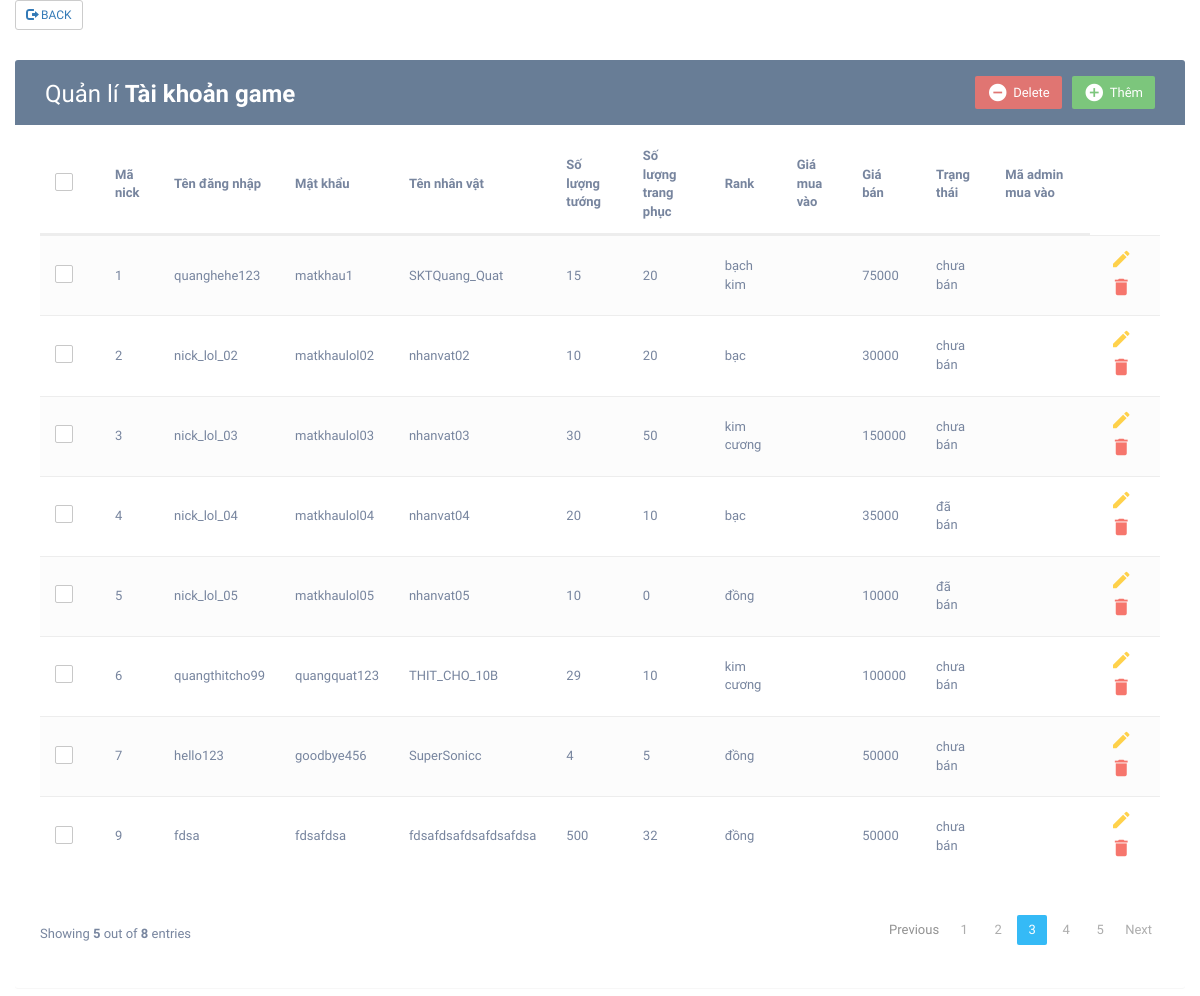
The page /vidu/vidutaikhoangame.php on the database its author committed.
### tables this page shows
CREATE TABLE `acc_lol_chitiet` (
  `id_nick_lol` int(11) NOT NULL,
  `ten_dang_nhap` varchar(50) NOT NULL,
  `mat_khau` varchar(50) NOT NULL,
  `ten_nhan_vat` varchar(50) NOT NULL,
  `so_luong_tuong` int(11) NOT NULL,
  `so_luong_trang_phuc` int(11) NOT NULL,
  `rank` varchar(50) NOT NULL,
  `gia_ban` int(11) NOT NULL,
  `trang_thai` varchar(50) NOT NULL
);

### vidu/vidutaikhoangame.php (the view, shortened to what this page needs)
<!DOCTYPE html>
<html lang="en">
<head>
	<link rel="stylesheet" href="https://maxcdn.bootstrapcdn.com/font-awesome/4.7.0/css/font-awesome.min.css">
	<link rel="stylesheet" href="https://maxcdn.bootstrapcdn.com/bootstrap/3.3.7/css/bootstrap.min.css">
	<link rel="stylesheet" type="text/css" href="vidutaikhoangame.css">
</head>
<body>
	<div class="container-fluid">
		<button type="button" class="btn btn-default btn-sm" >
			<a href="http://localhost/btl_CSDL/login.php"><span class="glyphicon glyphicon-log-out"></span> BACK </a>
		</button>
		<div class="table-wrapper">
			<div class="table-title">
				<div class="row">
					<div class="col-md-6">
						<h2>Quản lí <b>Tài khoản game</b></h2>
					</div>
					<div class="col-md-6">
						<a href="#addEmployeeModal" class="btn btn-success" data-toggle="modal"><i class="material-icons">&#xE147;</i> <span>Thêm</span></a>
						<a href="#deleteEmployeeModal" class="btn btn-danger" data-toggle="modal"><i class="material-icons">&#xE15C;</i> <span>Delete</span></a>
					</div>
				</div>
			</div>
			<table class="table table-striped table-hover clearfix">
				<?php
				$con = mysqli_connect('127.0.0.1','root','','quanlyacclienminh')
				or die ('Không thể kết nối tới database');
                mysqli_set_charset($con, 'UTF8');
				$sql = "SELECT * FROM acc_lol_chitiet";
				$result = mysqli_query($con,$sql);
				$num_rows = mysqli_num_rows($result);
				?>
				<thead>
					<tr>
						<th>
							<span class="custom-checkbox">
								<label for="selectAll"></label>
							</span>
						</th>
						<th>Mã nick</th>
						<th>Tên đăng nhập</th>
						<th>Mật khẩu</th>
						<th>Tên nhân vật</th>
						<th>Số lượng tướng</th>
                        <th>Số lượng trang phục</th>
						<th>Rank</th>
                        <th>Giá mua vào</th>
                        <th>Giá bán</th>
                        <th>Trạng thái</th>
                        <th>Mã admin mua vào    </th>
					</tr>
				</thead>
				<tbody>
					<?php
					if ($num_rows > 0 ) {
						while($row = mysqli_fetch_array($result) ) {
						?>
						<tr>
							<td>
								<span class="custom-checkbox">
									<label for="checkbox1"></label>
								</span>
							</td>
							<td><?php echo $row['id_nick_lol']; ?></td>
							<td><?php echo $row['ten_dang_nhap']; ?></td>
							<td><?php echo $row['mat_khau']; ?></td>
							<td><?php echo $row['ten_nhan_vat']; ?></td>
							<td><?php echo $row['so_luong_tuong']; ?></td>
							<td><?php echo $row['so_luong_trang_phuc']; ?></td>
                            <td><?php echo $row['rank']; ?></td>
                            <td><?php echo $row['gia_mua_vao']; ?></td>
                            <td><?php echo $row['gia_ban']; ?></td>
                            <td><?php echo $row['trang_thai']; ?></td>
                            <td><?php echo $row['id_admin_mua_vao']; ?></td>
							<td>
								<a href="#editEmployeeModal" class="edit" data-toggle="modal"><i class="material-icons" data-toggle="tooltip" title="Edit">&#xE254;</i></a>
								<a href="#deleteEmployeeModal" class="delete" data-toggle="modal"><i class="material-icons" data-toggle="tooltip" title="Delete">&#xE872;</i></a>
							</td>
						</tr>
						<?php
					}
				}
				?>
                </tbody>
            </table>
            <div class="clearfix">
            	<div class="hint-text"><?php echo "Showing <b>5</b> out of <b>$num_rows</b> entries"; ?></div>
            	<ul class="pagination">
            		<li class="page-item disabled"><a href="#">Previous</a></li>
            		<li class="page-item"><a href="#" class="page-link">1</a></li>
            		<li class="page-item"><a href="#" class="page-link">2</a></li>
            		<li class="page-item active"><a href="#" class="page-link">3</a></li>
            		<li class="page-item"><a href="#" class="page-link">4</a></li>
            		<li class="page-item"><a href="#" class="page-link">5</a></li>
            		<li class="page-item"><a href="#" class="page-link">Next</a></li>
            	</ul>
            </div>
        </div>
    </div>
</body>
</html>

### vidu/vidutaikhoangame.css (style rules this page uses)
body { color: #566787; background-image: url('https://images.alphacoders.com/644/644439.jpg'); background-size: cover; font-family: 'Varela Round', sans-serif; font-size: 13px; word-wrap: break-word; }
.clearfix:after { content: "."; visibility: hidden; display: block; clear: both; }
.table-wrapper { background: #fff; padding: 20px 25px; margin: 30px 0; border-radius: 3px; box-shadow: 0 1px 1px rgba(0,0,0,.05); opacity: 0.8; }
.table-title { padding-bottom: 15px; background: #435d7d; color: #fff; padding: 16px 30px; margin: -20px -25px 10px; border-radius: 3px 3px 0 0; }
.table-title h2 { margin: 5px 0 0; font-size: 24px; }
.table-title .btn { color: #fff; float: right; font-size: 13px; border: none; min-width: 50px; border-radius: 2px; border: none; outline: none !important; margin-left: 10px; }
.table-title .btn i { float: left; font-size: 21px; margin-right: 5px; }
.table-title .btn span { float: left; margin-top: 2px; }
table.table tr th, table.table tr td { border-color: #e9e9e9; padding: 12px 15px; vertical-align: middle; }
table.table tr th:first-child { width: 60px; }
table.table tr th:last-child { width: 100px; }
table.table-striped tbody tr:nth-of-type(odd) { background-color: #fcfcfc; }
table.table td:last-child i { opacity: 0.9; font-size: 22px; margin: 0 5px; }
table.table td a { font-weight: bold; color: #566787; display: inline-block; text-decoration: none; outline: none !important; }
table.table td a.edit { color: #FFC107; }
table.table td a.delete { color: #F44336; }
table.table td i { font-size: 19px; }
.pagination { float: right; margin: 0 0 5px; }
.pagination li a { border: none; font-size: 13px; min-width: 30px; min-height: 30px; color: #999; margin: 0 2px; line-height: 30px; border-radius: 2px !important; text-align: center; padding: 0 6px; }
.pagination li.active a, .pagination li.active a.page-link { background: #03A9F4; }
.hint-text { float: left; margin-top: 10px; font-size: 13px; }
.custom-checkbox { position: relative; }
.custom-checkbox label:before { width: 18px; height: 18px; }
.custom-checkbox label:before { content: ''; margin-right: 10px; display: inline-block; vertical-align: text-top; background: white; border: 1px solid #bbb; border-radius: 2px; box-sizing: border-box; z-index: 2; }

### rows shown on the page
acc_lol_chitiet: id_nick_lol "1", ten_dang_nhap "quanghehe123", mat_khau "matkhau1", ten_nhan_vat "SKTQuang_Quat", so_luong_tuong "15", so_luong_trang_phuc "20", rank "bạch kim", gia_ban "75000", trang_thai "chưa bán"
acc_lol_chitiet: id_nick_lol "2", ten_dang_nhap "nick_lol_02", mat_khau "matkhaulol02", ten_nhan_vat "nhanvat02", so_luong_tuong "10", so_luong_trang_phuc "20", rank "bạc", gia_ban "30000", trang_thai "chưa bán"
acc_lol_chitiet: id_nick_lol "3", ten_dang_nhap "nick_lol_03", mat_khau "matkhaulol03", ten_nhan_vat "nhanvat03", so_luong_tuong "30", so_luong_trang_phuc "50", rank "kim cương", gia_ban "150000", trang_thai "chưa bán"
acc_lol_chitiet: id_nick_lol "4", ten_dang_nhap "nick_lol_04", mat_khau "matkhaulol04", ten_nhan_vat "nhanvat04", so_luong_tuong "20", so_luong_trang_phuc "10", rank "bạc", gia_ban "35000", trang_thai "đã bán"
acc_lol_chitiet: id_nick_lol "5", ten_dang_nhap "nick_lol_05", mat_khau "matkhaulol05", ten_nhan_vat "nhanvat05", so_luong_tuong "10", so_luong_trang_phuc "0", rank "đồng", gia_ban "10000", trang_thai "đã bán"
acc_lol_chitiet: id_nick_lol "6", ten_dang_nhap "quangthitcho99", mat_khau "quangquat123", ten_nhan_vat "THIT_CHO_10B", so_luong_tuong "29", so_luong_trang_phuc "10", rank "kim cương", gia_ban "100000", trang_thai "chưa bán"
acc_lol_chitiet: id_nick_lol "7", ten_dang_nhap "hello123", mat_khau "goodbye456", ten_nhan_vat "SuperSonicc", so_luong_tuong "4", so_luong_trang_phuc "5", rank "đồng", gia_ban "50000", trang_thai "chưa bán"
acc_lol_chitiet: id_nick_lol "9", ten_dang_nhap "fdsa", mat_khau "fdsafdsa", ten_nhan_vat "fdsafdsafdsafdsafdsa", so_luong_tuong "500", so_luong_trang_phuc "32", rank "đồng", gia_ban "50000", trang_thai "chưa bán"

### other values the page prints
$num_rows "8"
